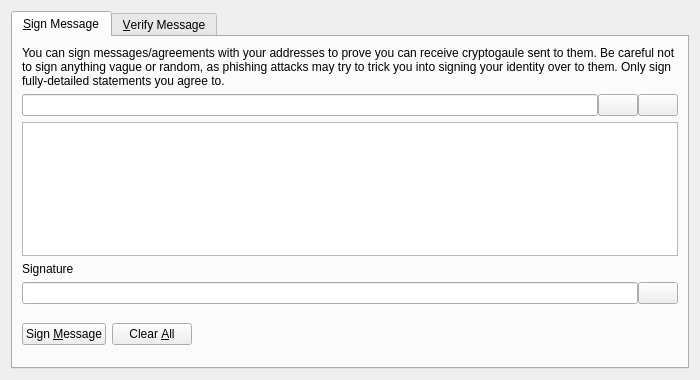
<?xml version="1.0" encoding="UTF-8"?>
<ui version="4.0">
 <class>SignVerifyMessageDialog</class>
 <widget class="QDialog" name="SignVerifyMessageDialog">
  <property name="geometry">
   <rect>
    <x>0</x>
    <y>0</y>
    <width>700</width>
    <height>380</height>
   </rect>
  </property>
  <property name="windowTitle">
   <string>Signatures - Sign / Verify a Message</string>
  </property>
  <property name="modal">
   <bool>true</bool>
  </property>
  <layout class="QVBoxLayout" name="verticalLayout">
   <item>
    <widget class="QTabWidget" name="tabWidget">
     <property name="currentIndex">
      <number>0</number>
     </property>
     <widget class="QWidget" name="tabSignMessage">
      <attribute name="title">
       <string>&amp;Sign Message</string>
      </attribute>
      <layout class="QVBoxLayout" name="verticalLayout_SM">
       <item>
        <widget class="QLabel" name="infoLabel_SM">
         <property name="text">
          <string>You can sign messages/agreements with your addresses to prove you can receive cryptogaule sent to them. Be careful not to sign anything vague or random, as phishing attacks may try to trick you into signing your identity over to them. Only sign fully-detailed statements you agree to.</string>
         </property>
         <property name="textFormat">
          <enum>Qt::PlainText</enum>
         </property>
         <property name="wordWrap">
          <bool>true</bool>
         </property>
        </widget>
       </item>
       <item>
        <layout class="QHBoxLayout" name="horizontalLayout_1_SM">
         <property name="spacing">
          <number>0</number>
         </property>
         <item>
          <widget class="QValidatedLineEdit" name="addressIn_SM">
           <property name="toolTip">
            <string>The cryptogaule address to sign the message with</string>
           </property>
          </widget>
         </item>
         <item>
          <widget class="QPushButton" name="addressBookButton_SM">
           <property name="toolTip">
            <string>Choose previously used address</string>
           </property>
           <property name="text">
            <string/>
           </property>
           <property name="shortcut">
            <string>Alt+A</string>
           </property>
           <property name="autoDefault">
            <bool>false</bool>
           </property>
          </widget>
         </item>
         <item>
          <widget class="QPushButton" name="pasteButton_SM">
           <property name="toolTip">
            <string>Paste address from clipboard</string>
           </property>
           <property name="text">
            <string/>
           </property>
           <property name="shortcut">
            <string>Alt+P</string>
           </property>
           <property name="autoDefault">
            <bool>false</bool>
           </property>
          </widget>
         </item>
        </layout>
       </item>
       <item>
        <widget class="QPlainTextEdit" name="messageIn_SM">
         <property name="toolTip">
          <string>Enter the message you want to sign here</string>
         </property>
        </widget>
       </item>
       <item>
        <widget class="QLabel" name="signatureLabel_SM">
         <property name="text">
          <string>Signature</string>
         </property>
         <property name="textFormat">
          <enum>Qt::PlainText</enum>
         </property>
        </widget>
       </item>
       <item>
        <layout class="QHBoxLayout" name="horizontalLayout_2_SM">
         <property name="spacing">
          <number>0</number>
         </property>
         <item>
          <widget class="QLineEdit" name="signatureOut_SM">
           <property name="font">
            <font>
             <italic>true</italic>
            </font>
           </property>
           <property name="readOnly">
            <bool>true</bool>
           </property>
          </widget>
         </item>
         <item>
          <widget class="QPushButton" name="copySignatureButton_SM">
           <property name="toolTip">
            <string>Copy the current signature to the system clipboard</string>
           </property>
           <property name="text">
            <string/>
           </property>
           <property name="autoDefault">
            <bool>false</bool>
           </property>
          </widget>
         </item>
        </layout>
       </item>
       <item>
        <layout class="QHBoxLayout" name="horizontalLayout_3_SM">
         <item>
          <widget class="QPushButton" name="signMessageButton_SM">
           <property name="toolTip">
            <string>Sign the message to prove you own this cryptogaule address</string>
           </property>
           <property name="text">
            <string>Sign &amp;Message</string>
           </property>
           <property name="autoDefault">
            <bool>false</bool>
           </property>
          </widget>
         </item>
         <item>
          <widget class="QPushButton" name="clearButton_SM">
           <property name="toolTip">
            <string>Reset all sign message fields</string>
           </property>
           <property name="text">
            <string>Clear &amp;All</string>
           </property>
           <property name="autoDefault">
            <bool>false</bool>
           </property>
          </widget>
         </item>
         <item>
          <spacer name="horizontalSpacer_1_SM">
           <property name="orientation">
            <enum>Qt::Horizontal</enum>
           </property>
           <property name="sizeHint" stdset="0">
            <size>
             <width>40</width>
             <height>48</height>
            </size>
           </property>
          </spacer>
         </item>
         <item>
          <widget class="QLabel" name="statusLabel_SM">
           <property name="font">
            <font>
             <weight>75</weight>
             <bold>true</bold>
            </font>
           </property>
           <property name="text">
            <string/>
           </property>
           <property name="wordWrap">
            <bool>true</bool>
           </property>
          </widget>
         </item>
         <item>
          <spacer name="horizontalSpacer_2_SM">
           <property name="orientation">
            <enum>Qt::Horizontal</enum>
           </property>
           <property name="sizeHint" stdset="0">
            <size>
             <width>40</width>
             <height>48</height>
            </size>
           </property>
          </spacer>
         </item>
        </layout>
       </item>
      </layout>
     </widget>
     <widget class="QWidget" name="tabVerifyMessage">
      <attribute name="title">
       <string>&amp;Verify Message</string>
      </attribute>
      <layout class="QVBoxLayout" name="verticalLayout_VM">
       <item>
        <widget class="QLabel" name="infoLabel_VM">
         <property name="text">
          <string>Enter the receiver's address, message (ensure you copy line breaks, spaces, tabs, etc. exactly) and signature below to verify the message. Be careful not to read more into the signature than what is in the signed message itself, to avoid being tricked by a man-in-the-middle attack. Note that this only proves the signing party receives with the address, it cannot prove sendership of any transaction!</string>
         </property>
         <property name="textFormat">
          <enum>Qt::PlainText</enum>
         </property>
         <property name="alignment">
          <set>Qt::AlignLeading|Qt::AlignLeft|Qt::AlignTop</set>
         </property>
         <property name="wordWrap">
          <bool>true</bool>
         </property>
        </widget>
       </item>
       <item>
        <layout class="QHBoxLayout" name="horizontalLayout_1_VM">
         <property name="spacing">
          <number>0</number>
         </property>
         <item>
          <widget class="QValidatedLineEdit" name="addressIn_VM">
           <property name="toolTip">
            <string>The cryptogaule address the message was signed with</string>
           </property>
          </widget>
         </item>
         <item>
          <widget class="QPushButton" name="addressBookButton_VM">
           <property name="toolTip">
            <string>Choose previously used address</string>
           </property>
           <property name="text">
            <string/>
           </property>
           <property name="shortcut">
            <string>Alt+A</string>
           </property>
           <property name="autoDefault">
            <bool>false</bool>
           </property>
          </widget>
         </item>
        </layout>
       </item>
       <item>
        <widget class="QPlainTextEdit" name="messageIn_VM"/>
       </item>
       <item>
        <widget class="QValidatedLineEdit" name="signatureIn_VM"/>
       </item>
       <item>
        <layout class="QHBoxLayout" name="horizontalLayout_2_VM">
         <item>
          <widget class="QPushButton" name="verifyMessageButton_VM">
           <property name="toolTip">
            <string>Verify the message to ensure it was signed with the specified cryptogaule address</string>
           </property>
           <property name="text">
            <string>Verify &amp;Message</string>
           </property>
           <property name="autoDefault">
            <bool>false</bool>
           </property>
          </widget>
         </item>
         <item>
          <widget class="QPushButton" name="clearButton_VM">
           <property name="toolTip">
            <string>Reset all verify message fields</string>
           </property>
           <property name="text">
            <string>Clear &amp;All</string>
           </property>
           <property name="autoDefault">
            <bool>false</bool>
           </property>
          </widget>
         </item>
         <item>
          <spacer name="horizontalSpacer_1_VM">
           <property name="orientation">
            <enum>Qt::Horizontal</enum>
           </property>
           <property name="sizeHint" stdset="0">
            <size>
             <width>40</width>
             <height>48</height>
            </size>
           </property>
          </spacer>
         </item>
         <item>
          <widget class="QLabel" name="statusLabel_VM">
           <property name="font">
            <font>
             <weight>75</weight>
             <bold>true</bold>
            </font>
           </property>
           <property name="text">
            <string/>
           </property>
           <property name="wordWrap">
            <bool>true</bool>
           </property>
          </widget>
         </item>
         <item>
          <spacer name="horizontalSpacer_2_VM">
           <property name="orientation">
            <enum>Qt::Horizontal</enum>
           </property>
           <property name="sizeHint" stdset="0">
            <size>
             <width>40</width>
             <height>48</height>
            </size>
           </property>
          </spacer>
         </item>
        </layout>
       </item>
      </layout>
     </widget>
    </widget>
   </item>
  </layout>
 </widget>
 <customwidgets>
  <customwidget>
   <class>QValidatedLineEdit</class>
   <extends>QLineEdit</extends>
   <header>qvalidatedlineedit.h</header>
  </customwidget>
 </customwidgets>
 <resources>
  <include location="../cryptogaule.qrc"/>
 </resources>
 <connections/>
</ui>
